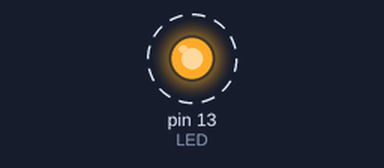
The sketch below on a simulated Arduino Uno, built with avr-gcc and run on an emulated ATmega328P. Shown: output pins drawn as LEDs (lit = HIGH). Dashed ring = blinking.

Above: at 0.2 s.
Timing chart, 0 to 3.0 s (numbered marks = the images above):
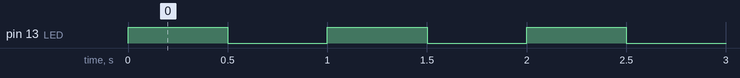

The sketch:

blink.ino
```cpp
#define LED 13

void setup() {
  pinMode(LED, OUTPUT);
}

void loop() {
  digitalWrite(LED, HIGH);
  delay(500);

  digitalWrite(LED, LOW);
  delay(500);
}
```

Measured:
- by itself, pin 13 (LED): alternates HIGH for 0.50 s and LOW for 0.50 s
